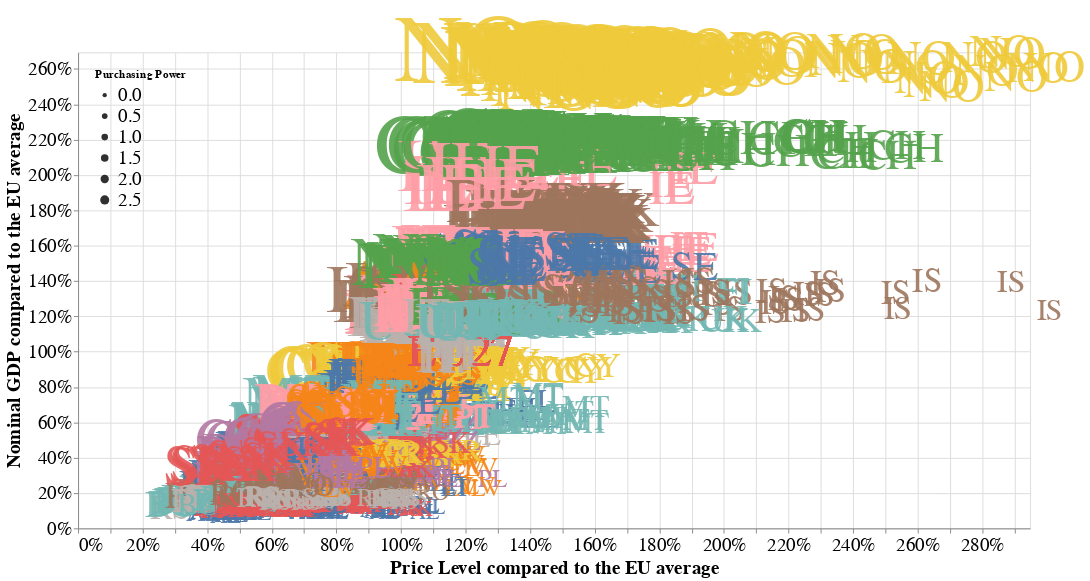

Notebook cell for this chart:
### Code cell
text

### Figure 1 — Vega-Lite specification as saved in the notebook (floating-point values rounded to 4 significant figures; data arrays with more than 128 entries replaced by an {"elided": "..."} marker saying what was removed)
{"$schema": "https://vega.github.io/schema/vega-lite/v2.6.0.json", "config": {"axis": {"labelFontSize": 20, "titleFontSize": 20}, "legend": {"labelFontSize": 20, "titleFontSize": 12}, "scale": {"maxFontSize": 100, "minFontSize": 20}, "view": {"height": 300, "width": 400}}, "data": {"name": "data-cc25f5d797a9a1b80ddcd23da4051ac1"}, "datasets": {"data-cc25f5d797a9a1b80ddcd23da4051ac1": {"elided": "4896 records"}}, "encoding": {"color": {"field": "name", "legend": null, "scale": {"domain": ["Albania", "Austria", "Belgium", "Bulgaria", "Switzerland", "Cyprus", "Czechia", "Germany", "Denmark", "Estonia", "Greece", "Spain", "EU", "Finland", "France", "Croatia", "Hungary", "Ireland", "Iceland", "Italy", "Lithuania", "Latvia", "North Macedonia", "Malta", "Netherlands", "Norway", "Poland", "Portugal", "Romania", "Serbia", "Sweden", "Slovenia", "Slovakia", "United Kingdom"]}, "type": "nominal"}, "size": {"field": "PP", "legend": {"orient": "top-left", "title": "Purchasing Power"}, "scale": {"clamp": true, "domain": [0, 2.809]}, "type": "quantitative"}, "text": {"field": "country", "type": "nominal"}, "tooltip": [{"field": "name", "title": "Country", "type": "nominal"}, {"field": "year", "title": "Year", "type": "quantitative"}, {"field": "gdp", "format": ".2%", "title": "Nominal GDP/EU average", "type": "quantitative"}, {"field": "PLI", "format": ".2%", "title": "Price Level/EU average", "type": "quantitative"}, {"field": "PP", "format": ".2%", "title": "Purchasing Power/EU average", "type": "quantitative"}], "x": {"axis": {"format": "%"}, "field": "PLI", "scale": {"clamp": true, "domain": [0, 2.948]}, "title": "Price Level compared to the EU average", "type": "quantitative"}, "y": {"axis": {"format": "%"}, "field": "gdp", "scale": {"clamp": true, "domain": [0, 2.694]}, "title": "Nominal GDP compared to the EU average", "type": "quantitative"}}, "height": 500, "mark": {"align": "left", "baseline": "middle", "dx": 7, "opacity": 0.9, "type": "text"}, "selection": {"Category": {"bind": {"input": "select", "options": ["Actual individual consumption", "Food Overall", "Meat", "Alcoholic beverages", "Housing, water, electricity, gas and other fuels", "Households appliances", "Transport", "Restaurants and hotels"]}, "empty": "all", "fields": ["Label"], "on": "click", "resolve": "global", "type": "single"}, "year": {"bind": {"input": "range", "max": 2017, "min": 2000, "step": 1}, "empty": "all", "fields": ["year"], "on": "click", "resolve": "global", "type": "single"}}, "transform": [{"filter": {"selection": "year"}}, {"filter": {"selection": "Category"}}], "width": 1000}
